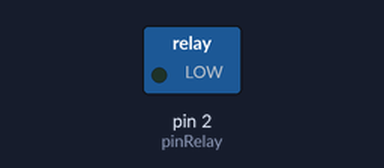
This sketch was run on a simulated Arduino Uno, built with avr-gcc and run on an emulated ATmega328P. Shown: switched loads named in the sketch (green lamp = pin HIGH).

Above: at 2.0 s.
At 5.0 s:
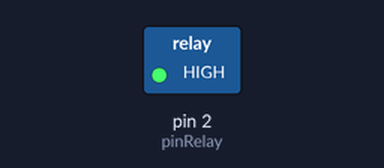
Timing chart, 0 to 8.3 s (numbered marks = the images above):
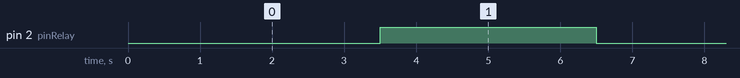

Measured:
- by itself, pin 2 (pinRelay): alternates HIGH for 3.0 s and LOW for 3.0 s

The sketch:

test-turn-relay-on-and-off.ino
```cpp
const int pinRelay = 2;
bool pinRelayState = false;

void setup()
{
  pinMode(pinRelay, OUTPUT);
  delay(500);
}

void loop()
{
  digitalWrite(pinRelay, pinRelayState);
  delay(3000);
  pinRelayState = !pinRelayState;
}
```
